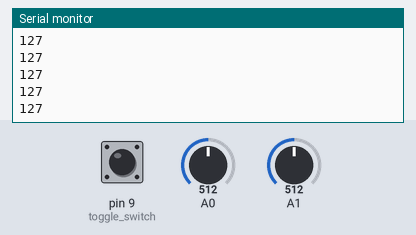
Simulated run of this sketch. Board: Arduino Uno, built with avr-gcc and run on an emulated ATmega328P. Parts: the last lines printed to the serial monitor. The test bench sets the inputs (shaded band); at power-on: A0 = 512, pin 9 (toggle_switch) HIGH, A1 = 512. No radio packets arrive unless stated.

Above: at 1.2 s.
1.3 s: A0 set to 716
At 2.2 s:
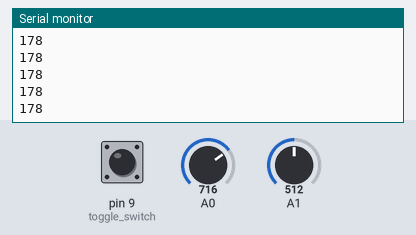
2.8 s: A0 set to 900
At 3.3 s:
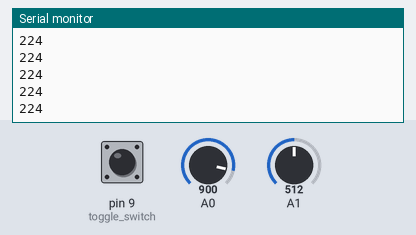
Timing chart, 0 to 5.8 s (numbered marks = the images above; inputs shaded):
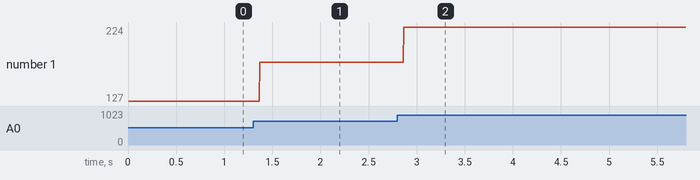

The sketch:

_bait_boat_V2-with_end_switch_transmitter_L298N_motor_driver.ino
```cpp
#include <SPI.h>
#include<nRF24L01.h>
#include <RF24.h>
#include <Wire.h>
#include <printf.h>

const int button_up=2;
const int button_down=3;
const int toggle_switch=9;

RF24 radio(8,10);

const byte address[6]= "00001";

struct Data_Package{
  byte leftJoyX;
  byte leftJoyY;
  byte rightJoyX;
  byte rightJoyY;
  byte toggleSwitch;
  };

Data_Package data;

void setup() {
Serial.begin(9600);
radio.begin();
printf_begin();
radio.openWritingPipe(address);
radio.setPALevel(RF24_PA_MIN);
radio.stopListening();
radio.printDetails();
radio.enableDynamicPayloads();
radio.setDataRate(RF24_1MBPS);
radio.setAutoAck(false);

pinMode(button_up, INPUT_PULLUP);
pinMode(button_down, INPUT_PULLUP);
pinMode(toggle_switch, INPUT_PULLUP);

data.leftJoyX=127;
data.leftJoyY=127;
//data.rightJoyX=127;
//data.rightJoyY=127;
data.toggleSwitch=1;
}

void loop() {
data.leftJoyX = map(analogRead(A0), 0, 1023, 0, 255);
data.leftJoyY = map(analogRead(A1), 0, 1023, 0, 255);
//data.rightJoyX = map(analogRead(A2), 0, 1023, 0, 255);
//data.rightJoyY = map(analogRead(A3), 0, 1023, 0, 255);
data.toggleSwitch = digitalRead(toggle_switch);

//Serial.println(data.rightJoyX);
Serial.println(data.leftJoyX);

radio.write(&data,sizeof(Data_Package));
}
```

Measured:
- after the input at 1.3 s, the serial monitor: prints a new line after 0.07 s (image 1)
- after the input at 2.8 s, the serial monitor: prints a new line after 0.07 s (image 2)
- plotted number 1: 127 → 178 after the input at 1.3 s, 178 → 224 after the input at 2.8 s
